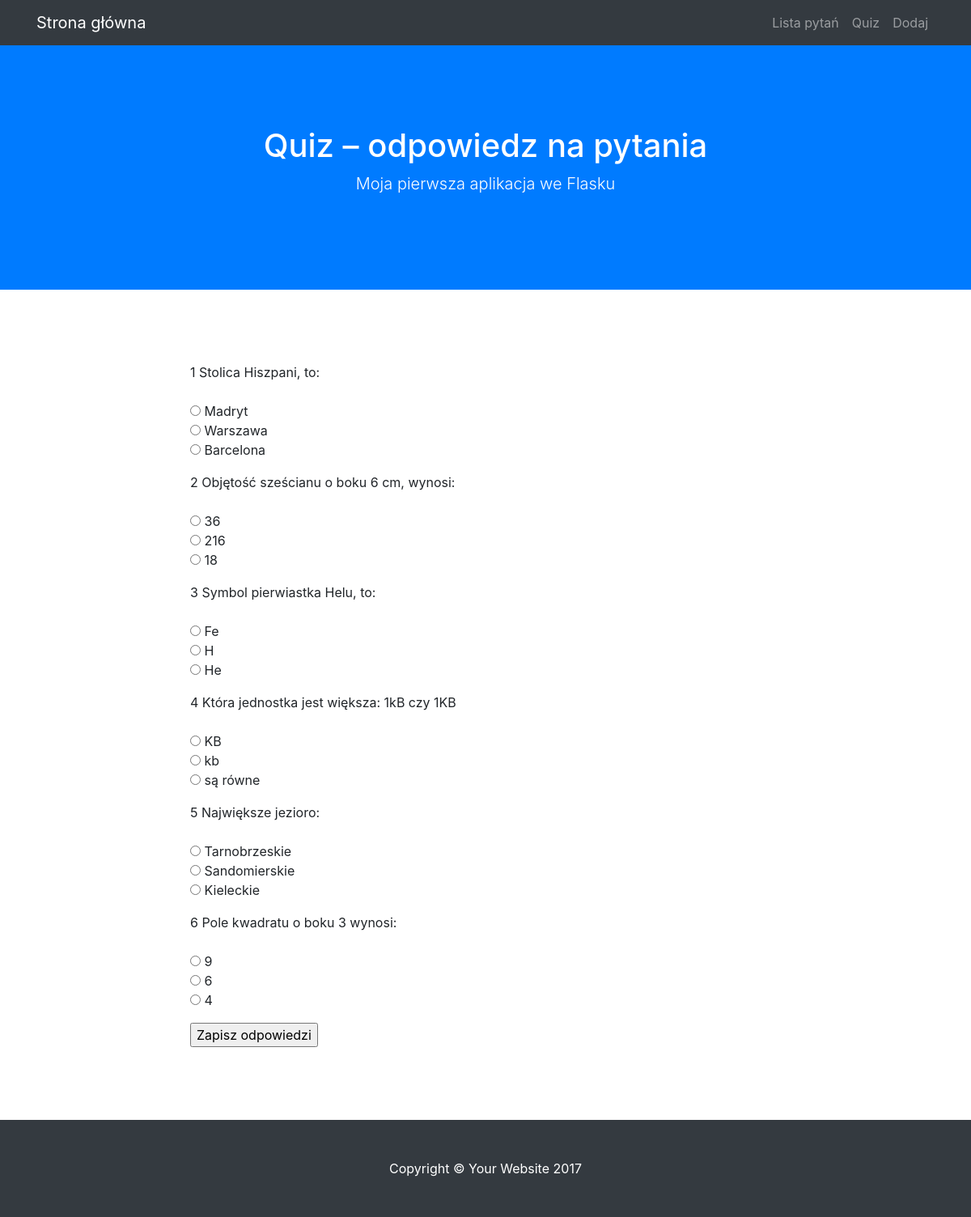
The page /quiz on the database as committed earlier.
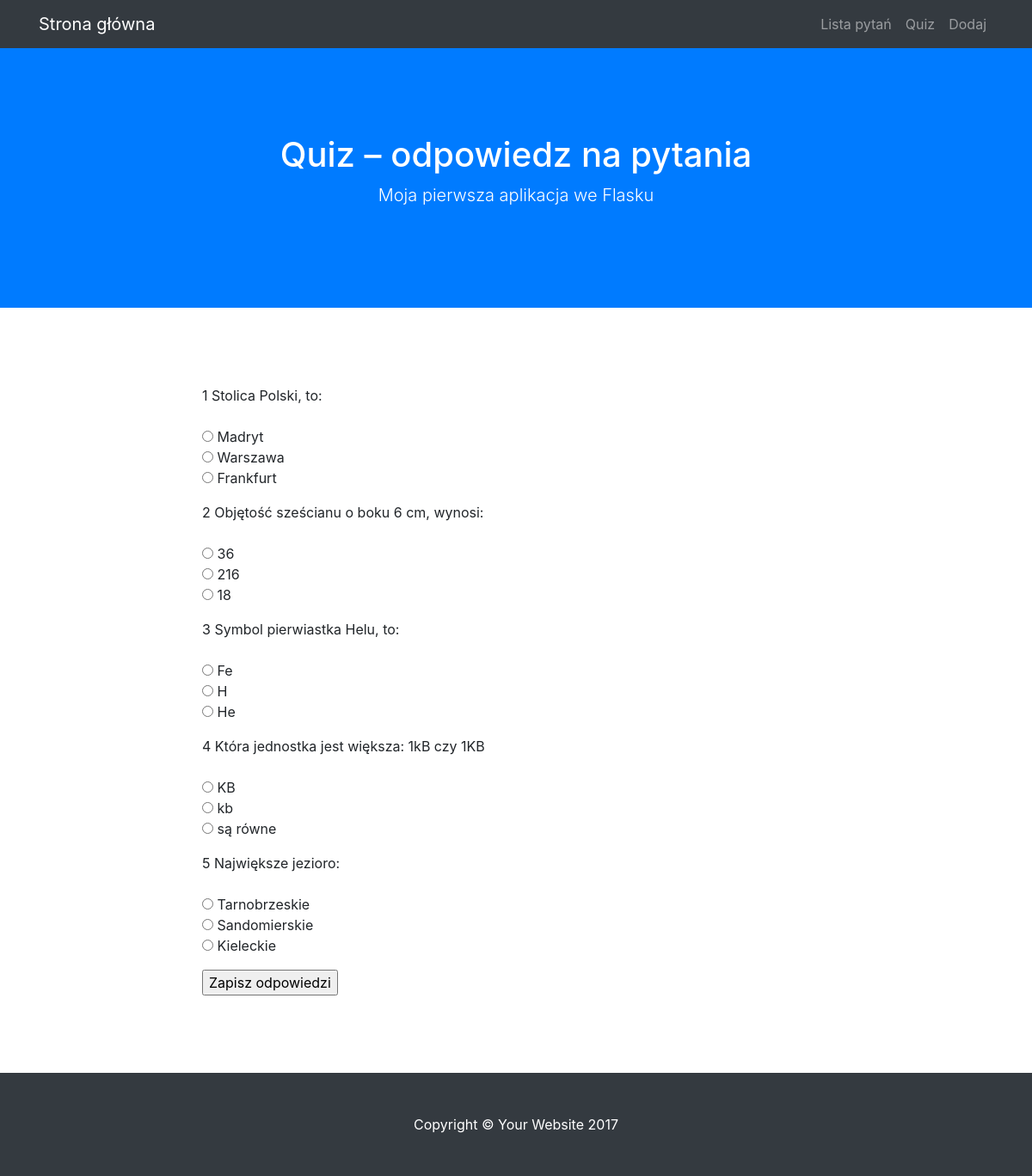
The same page on the database as committed later.
### modele.py (models this page shows)
class BazaModel(Model):
    class Meta:
        database = baza

class Pytanie(BazaModel):
    pytanie = CharField(null=False)
    kategoria = ForeignKeyField(Kategoria, related_name='pytania')

class Odpowiedz(BazaModel):
    odpowiedz = CharField(null=False)
    pytanie = ForeignKeyField(Pytanie, related_name='odpowiedzi')
    odpok = IntegerField(default=0)

### views.py (the view, shortened to what this page needs)
@app.route("/quiz", methods=['GET', 'POST'])
def quiz():
    pytania = Pytanie.select().join(Odpowiedz).distinct().order_by(Pytanie.id)
    return render_template('quiz.html', query = pytania)

### quiz.py (called while the page is built)
@app.before_request
def before_request():
    g.db = baza
    g.db.connect()

@app.after_request
def after_request(response):
    g.db.close()
    return response

### templates/quiz.html (shortened to what this page needs)
{% extends "szablon.html" %}
{% block h1 %}Quiz – odpowiedz na pytania{% endblock %}
{% block tresc %}
    <form method="POST">
    {% for p in query %}
    <p>
        {{ p.id }} {{ p.pytanie }}<br>
        <br>
        {% for o in p.odpowiedzi %}
        <input type="radio" name="{{ p.id }}" value="{{ o.id }}">
        {{ o.odpowiedz }}
        <br>
        {% endfor %}
    </p>
    {% endfor %}
    <input type="submit" value="Zapisz odpowiedzi">
    </form>
{% endblock %}

Rows that differ between the two databases and show on the page:
removed Pytanie: id "6", pytanie "Pole kwadratu o boku 3 wynosi:"
removed Odpowiedz: odpowiedz "9", shown under "6"
removed Odpowiedz: odpowiedz "6"
removed Odpowiedz: odpowiedz "4", shown under "6"
changed Pytanie id 1: pytanie "Stolica Hiszpani, to:" → "Stolica Polski, to:"
changed Odpowiedz: odpowiedz "Barcelona" → "Frankfurt"
